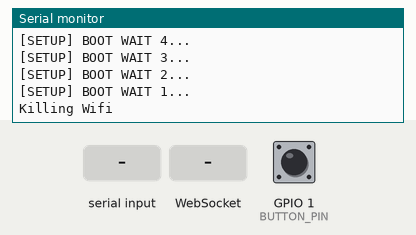
Recording of a program running on a simulated ESP32. Parts: the last lines printed to the serial monitor. Inputs (shaded band) come from the test bench; at power-on: GPIO 1 (BUTTON_PIN) LOW. WiFi joins after 1.5 s; servers stay silent unless stated.

Above: at 5.2 s.
5.3 s: "c\n" received over Serial
At 7.3 s:
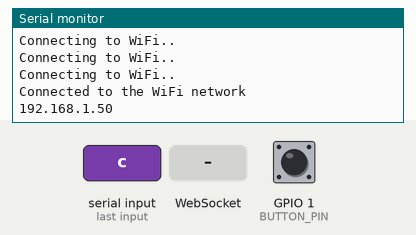
7.8 s: WebSocket text "c" received
At 9.0 s:
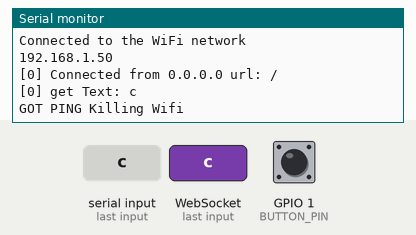
9.3 s: "a\n" received over Serial
At 10.2 s:
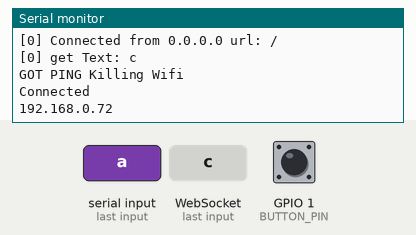
10.8 s: WebSocket text "a" received
At 11.2 s:
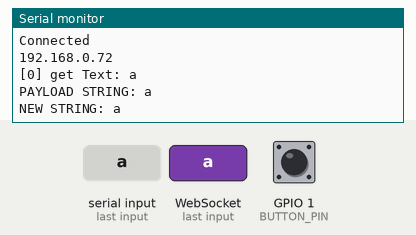
12.3 s: WebSocket text "r" received
At 12.7 s:
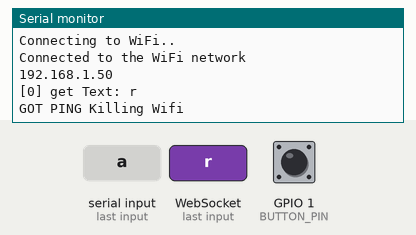
Timing chart, 0 to 14.8 s (numbered marks = the images above; inputs shaded):
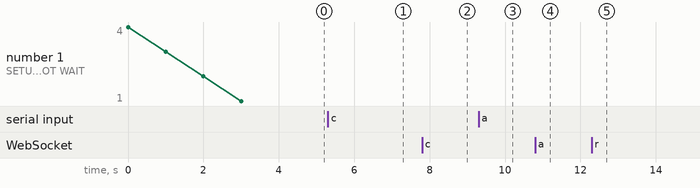

The program:

main.cpp
```cpp
#include <Arduino.h>
#include <WebSocketsServer.h>
#include <ArduinoJson.h>

#define USE_SERIAL Serial
#define BUTTON_PIN 1
#define TABLE_NO 2

WebSocketsServer webSocket = WebSocketsServer(81);

enum state_action{
  wifi_server_as_access_point,
  wifi_server_as_connected,
  wifi_server_resting
};

state_action current_state = wifi_server_resting;
String data_to_be_routed ="";
void serial_trigger();
void action_once_wifi_server_as_access_point();
void action_once_wifi_server_as_connected();
void action_once_wifi_resting();
void do_action_wifi_server_as_access_point();
void do_action_wifi_server_as_connected();
bool do_action_wifi_resting();
void webSocketEvent(uint8_t num, WStype_t type, uint8_t * payload, size_t length);
void init();

const char* ssid = "Wrangler";
const char* password =  "$%2102120";

void action_once_wifi_server_as_access_point(){
  //initiate open access point
  //blink LED to declare that you are there
  IPAddress apIP(192, 168, 0, 72);
  WiFi.mode(WIFI_AP);
  WiFi.softAPConfig(apIP, apIP, IPAddress(255, 255, 255, 0));
  WiFi.softAP("CONNECT-TO-ORDER");
  USE_SERIAL.println();
  USE_SERIAL.println("Connected");
  Serial.println(WiFi.softAPIP());
  webSocket.begin();
  webSocket.onEvent(webSocketEvent);

}

void action_once_wifi_server_as_connected(){
  // try to connect to the wifi network
  WiFi.begin(ssid, password);
  while (WiFi.status() != WL_CONNECTED) {
    delay(500);
    USE_SERIAL.println("Connecting to WiFi..");
  }
  USE_SERIAL.println("Connected to the WiFi network");
  USE_SERIAL.println(WiFi.localIP());
  webSocket.begin();
  webSocket.onEvent(webSocketEvent);
}

void action_once_wifi_resting(){
  // Kills all wifi connections and go to sleep
  USE_SERIAL.println("Killing Wifi");
  WiFi.mode(WIFI_OFF);
  btStop();
}


void do_action_wifi_server_as_access_point(){
  // Wait for client to connect and give value
  // Check client response
  // check if value is good
  // change to wifi_server_as_connected
  //USE_SERIAL.println("Access-Point Websocket");
  webSocket.loop();
  serial_trigger();
}

void do_action_wifi_server_as_connected(){
  // Wait for client to connect and read value
  // Check client response
  // shutdown
  //USE_SERIAL.println("Connected Websocket");
  webSocket.loop();
  serial_trigger();
}

bool do_action_wifi_resting(){
  int pin_state = digitalRead(BUTTON_PIN);
  if(pin_state == true){
  // may be some delay here?
    //current_state = wifi_server_as_access_point;
  }
 serial_trigger();
 return (current_state != wifi_server_resting) ? true : false;
}


void hexdump(const void *mem, uint32_t len, uint8_t cols = 16) {
	const uint8_t* src = (const uint8_t*) mem;
	USE_SERIAL.printf("\n[HEXDUMP] Address: 0x%08X len: 0x%X (%d)", (ptrdiff_t)src, len, len);
	for(uint32_t i = 0; i < len; i++) {
		if(i % cols == 0) {
			USE_SERIAL.printf("\n[0x%08X] 0x%08X: ", (ptrdiff_t)src, i);
		}
		USE_SERIAL.printf("%02X ", *src);
		src++;
	}
	USE_SERIAL.printf("\n");
}

void serial_trigger(){
  char state_trigger = USE_SERIAL.read();
  switch (state_trigger) {
    case 'c':
    current_state = wifi_server_as_connected;
    break;
    case 'a':
    current_state = wifi_server_as_access_point;
    break;
    case 'r':
    current_state = wifi_server_resting;
    break;
  }
}

void webSocketEvent(uint8_t num, WStype_t type, uint8_t * payload, size_t length) {

    switch(type) {
        case WStype_DISCONNECTED:
            USE_SERIAL.printf("[%u] Disconnected!\n", num);
            break;
        case WStype_CONNECTED:
            {
                IPAddress ip = webSocket.remoteIP(num);
                USE_SERIAL.printf("[%u] Connected from %d.%d.%d.%d url: %s\n", num, ip[0], ip[1], ip[2], ip[3], payload);
				        // send message to client
				        webSocket.sendTXT(num, "Connected");
            }
            break;
        case WStype_TEXT:
          {
            USE_SERIAL.printf("[%u] get Text: %s\n", num, payload);
            if(current_state == wifi_server_as_access_point){
              // check if payload is JSON compatible ?
              // yes then send this msg and change state
              // send acknowledgement to client
              DynamicJsonBuffer jsonBuffer;
              char buffer[length + 1];
              for(int i = 0; i < length ; i++){
                buffer[i] = (char)(*payload);
                payload++;
              }
              buffer[length] = '\0';
              data_to_be_routed = String(buffer);
              USE_SERIAL.print("PAYLOAD STRING: ");
              USE_SERIAL.println(data_to_be_routed);
              JsonObject& root = jsonBuffer.parseObject(data_to_be_routed);
              root[String("tableNo")]= TABLE_NO;
              String tempString;
              root.printTo(tempString);
              USE_SERIAL.print("NEW STRING: ");
              USE_SERIAL.println(data_to_be_routed);
              webSocket.sendTXT(num, "OK");
              current_state = wifi_server_as_connected;
            }
            else if (current_state == wifi_server_as_connected){
                USE_SERIAL.print("GOT PING ");
                webSocket.sendTXT(num,data_to_be_routed);
                current_state = wifi_server_resting;
            }
          }
            // send data to all connected clients
            // webSocket.broadcastTXT("message here");
            break;
        case WStype_BIN:
            USE_SERIAL.printf("[%u] get binary length: %u\n", num, length);
            hexdump(payload, length);

            // send message to client
            // webSocket.sendBIN(num, payload, length);
            break;
		case WStype_ERROR:
		case WStype_FRAGMENT_TEXT_START:
		case WStype_FRAGMENT_BIN_START:
		case WStype_FRAGMENT:
		case WStype_FRAGMENT_FIN:
			break;
    }

}

void setup() {
  USE_SERIAL.begin(115200);
  pinMode(BUTTON_PIN,INPUT);
  for(uint8_t t = 4; t > 0; t--) {
      USE_SERIAL.printf("[SETUP] BOOT WAIT %d...\n", t);
      USE_SERIAL.flush();
      delay(1000);
  }
}

void loop() {
  if(current_state == wifi_server_resting){
      action_once_wifi_resting();
      while(!do_action_wifi_resting()){

      }
  }
  if(current_state == wifi_server_as_access_point){
      action_once_wifi_server_as_access_point();
    while(current_state == wifi_server_as_access_point){
      do_action_wifi_server_as_access_point();
    }
  }
  if(current_state == wifi_server_as_connected){
    action_once_wifi_server_as_connected();
    while(current_state == wifi_server_as_connected){
      do_action_wifi_server_as_connected();
    }
  }
}
```

Measured:
- after the input at 5.3 s, the serial monitor: prints a new line after 0.50 s (image 1)
- after the input at 7.8 s, the serial monitor: prints a new line at once (image 2)
- after the input at 9.3 s, the serial monitor: prints a new line at once (image 3)
- after the input at 10.8 s, the serial monitor: prints a new line at once (image 4)
- after the input at 12.3 s, the serial monitor: prints a new line at once (image 5)
